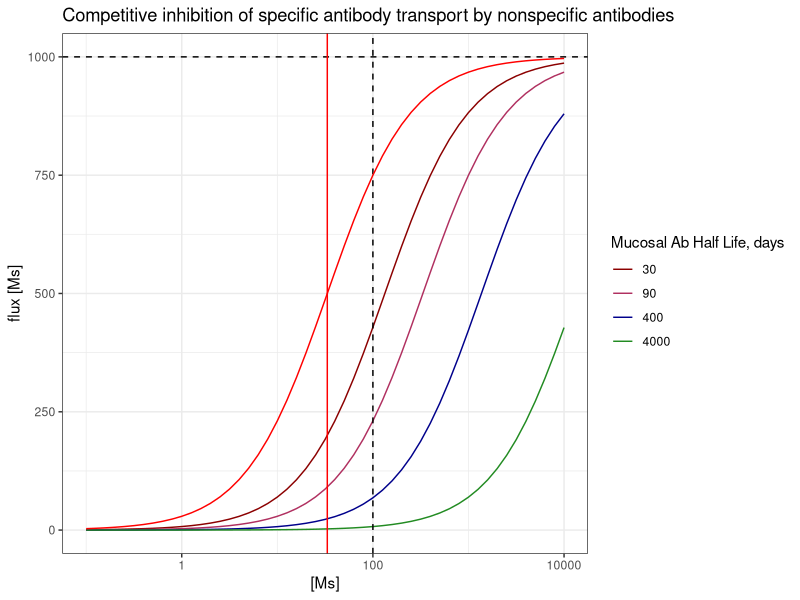
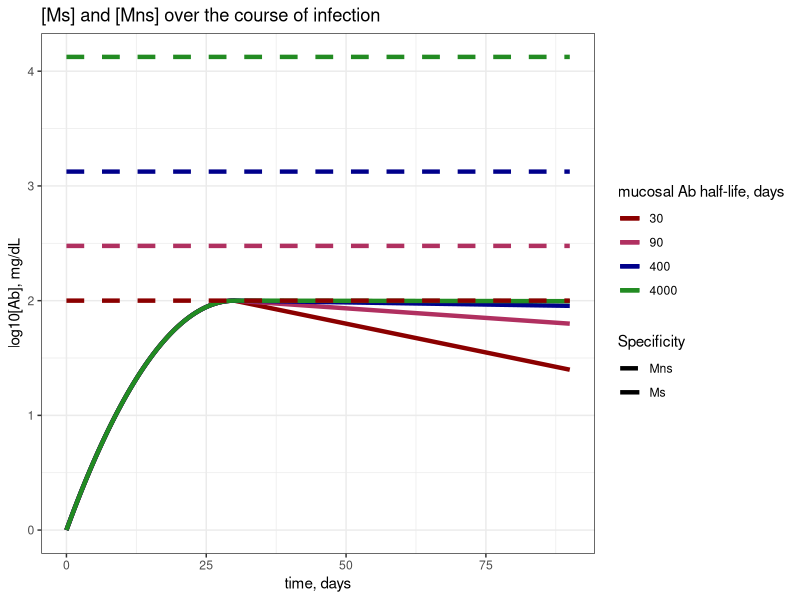
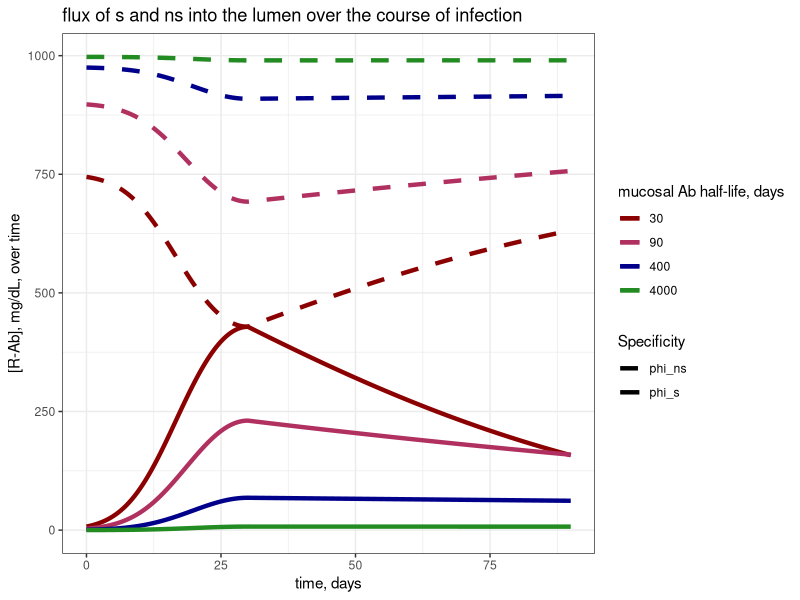
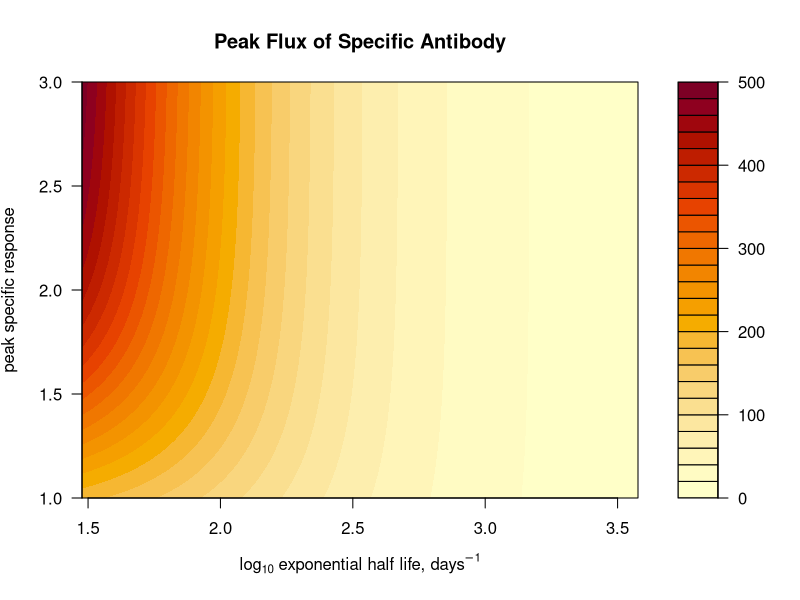
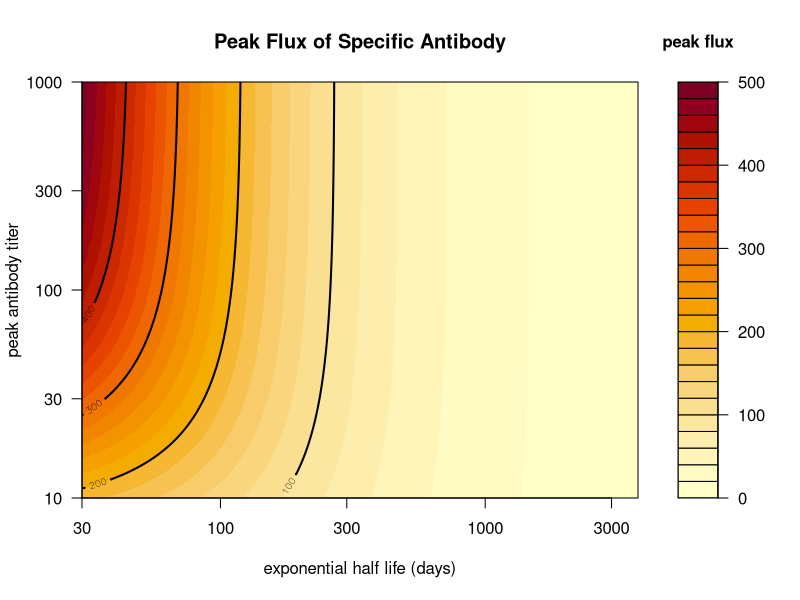
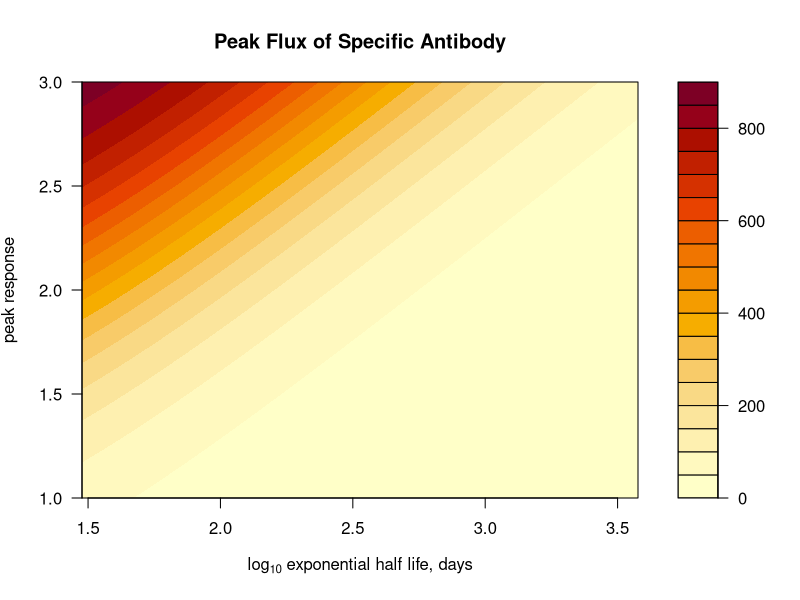

R code for these plots, in order:
## ---- chunk 1
#install.package("here")
library(here)

#install.package("ggplot2")
library(ggplot2)

#install.package("gridExtra")
library(gridExtra)

#install.packages("tidyverse")
library(tidyverse)

#install.packages("deSolve")
library(deSolve)

#load functions
MM_function = function(M_s, M_ns) {(Vmax*M_s)/(KM+M_ns+M_s)}


#choose plotting colors
my_colors = c("darkred", "maroon", "darkblue", "forestgreen", "darkorange", "goldenrod") #choose color range
num_colors = length(my_colors) #set number of colors needed for plotting
my_colors = colorRampPalette(my_colors)(num_colors) #increase number of colors staying in color range
## ---- chunk 2
# generation of new response
Ap = 100 #peak antibody titer will be the same as Mns for 90 days
#initial ab titer
A0 = 1 # initial specific ab concentration
tp = 30 #time of peak titer -- days

# steady state nonspecific antibodies
t_halfs = c(30,90,400,4000) #half lives of mucosal ab in days - 1 month, 3 months, 1 year, 10 years :) 
d_mus = log(2)/t_halfs #half lives in days
  names(d_mus) = t_halfs
c = Ap*(log(2)/min(t_halfs))# calculate c such that the minimum M_ns = Ap = 100
Mns_vec = c/d_mus #vector of approximate ss solutions
  names(Mns_vec) = t_halfs


# transport
Vmax = 10^3 # order of magnitude of peak response # we might vary this later
k2 = 1/(2/24) #rate of transport - 1/T of transport which is 1/2hours or 1/2/24ths of a day
RT = Vmax/k2 #total number (concentration) of receptors, Vmax = k2RT
KM = Ap/3 #choosing KM such that at peak in the absence of Mns, Ms would achieve 75% of max flux at peak
k1 = k2/KM #k2/min(Mns_vec) #rate of antibody binding such that KM is on the order of 10

# dynamics in the lumen 
t_half_L = 3 #half life of antibodies in the lumen, in days
d_L = log(2)/t_half_L #decay rate in the lumen


# Total time to plot responses
Tmax = 90

# will be calculated when iterating through d_mu
#r0 = (2*log(Ap/A0)/tp) + d_mu #initial/greatest exponential expansion rate
#alpha = (r0 - d_mu)/tp # rate of decay of exponential growth rate


## ---- chunk 3
#set concentrations of Ms for x axis
concentrations = 10^seq(-1, 4, by = 0.1) #range of concentrations M_s such that we span much less than and much greater than Ap

### plot flux vs [Ms] given each Mns 
flux_df = lapply(t_halfs, function(t_half){
  # set d_mu and Mns 
  d_mu = log(2)/t_half
  Mns = c/d_mu
  
  #calculate flux
  flux = sapply(concentrations, function(Ms){
   
   return(MM_function(M_s = Ms, M_ns = Mns))
  }) %>% cbind("Ms" = concentrations, "flux" = ., "t_half" = t_half) %>% as.data.frame() 
}) %>% do.call(rbind, .) %>% as.data.frame() 

## plot
plot = ggplot() + geom_line(data = flux_df, aes(x = (Ms), y = flux, group = factor(t_half), col = factor(t_half))) +
  geom_hline(yintercept = Vmax, linetype = "dashed") +
  geom_vline(xintercept = (KM), color = "red") +
  geom_vline(xintercept = (Ap), linetype= "dashed") +
geom_line(
  aes(x = concentrations, y = sapply(concentrations, function(Ms){Vmax*Ms/(KM+Ms)})),
  inherit.aes = FALSE,
  color = "red"
) +
  scale_x_continuous(trans = "log10") +
  scale_color_manual(values = my_colors) +
  labs(x = "[Ms]", y = "flux [Ms]", color = "Mucosal Ab Half Life, days", title = "Competitive inhibition of specific antibody transport by nonspecific antibodies") + 
  theme_bw()

# print to viewer
print(plot)
## ---- chunk 4
### plot Ms vs Mns over time
Mab_titers = lapply(t_halfs, function(t_half){
  # setting t.half dependent parms for nonspecific population
  d_mu = log(2)/t_half #set d_mu
  Mns = c/d_mu # steadys state nonspecific
  
  # setting t.half dependent parms for specific abs
  r0 = (2*log(Ap/A0)/tp) + d_mu #initial/greatest exponential expansion rate
  alpha = (r0 - d_mu)/tp # rate of decay of exponential growth rate

  # set time vector parms
  Tmax = Tmax # total days
  points_per_day = 24 # every hour
  time = seq(0, Tmax, length.out = Tmax*points_per_day) #generate time vector

  ### apply to calculate
  soln = data.frame("time" = time, "Ms" = sapply(time, function(t){
    if(t<=tp){A0*exp((r0 - d_mu)*t - (alpha/2)*t^2)}
    else {Ap*exp(-d_mu*(t-tp))}
  }))
  

  # solve 
  soln = soln %>% cbind(.,Mns, t_half)
}) %>% do.call(rbind, .) #concatenates all dfs from lapply list into a single df rowwise

### Plot
plot = ggplot() + geom_line(data = Mab_titers, aes(x = time, y = log10(Ms), group = factor(t_half), col = factor(t_half), linetype = "Ms"), lwd = 1.5) +
  geom_line(data = Mab_titers, aes(x = time, y = log10(Mns), group = factor(t_half), col = factor(t_half), linetype = "Mns"), lwd = 1.5) + 
  scale_color_manual(values = my_colors) +
  scale_linetype_manual(values = c("Ms" = "solid", "Mns" = "dashed")) +
  labs(x = "time, days", y = "log10[Ab], mg/dL", col = "mucosal Ab half-life, days", linetype = "Specificity", title = "[Ms] and [Mns] over the course of infection") +
  theme_bw()
  

#print to viewer
print(plot)

## ---- chunk 5
# set parms 
#transport 
Vmax = Vmax
k2 = k2
RT = RT
k1 = k1
KM = KM

#lumen
t_half_L = t_half_L
d_L = d_L

#steady state Ab
c = c
t_halfs = t_halfs
d_mus = d_mus
Mns_vec = Mns_vec
Ap = Ap

# generating new response
Ap = Ap
A0 = A0
tp = tp

# Total time 
Tmax = Tmax
## ---- chunk 6
MM_soln = lapply(t_halfs, function(t_half){
  # setting t.half dependent parms for nonspecific population
  d_mu = log(2)/t_half #set d_mu
  Mns = c/d_mu # steadys state nonspecific
  
  # setting t.half dependent parms for specific abs
  r0 = (2*log(Ap/A0)/tp) + d_mu #initial/greatest exponential expansion rate
  alpha = (r0 - d_mu)/tp # rate of decay of exponential growth rate

  # set time vector parms
  Tmax = Tmax # total days
  points_per_day = 24 # every hour
  time = seq(0, Tmax, length.out = Tmax*points_per_day) #generate time vector

  ### apply to calculate Ms titers over time
  Ms_soln = data.frame("time" = time, "t_half" = t_half, "Ms" = sapply(time, function(t){
    if(t<=tp){A0*exp((r0 - d_mu)*t - (alpha/2)*t^2)}
    else {Ap*exp(-d_mu*(t-tp))}
  }), "Mns" = Mns)
  
  ### apply to calculate Ls flux over time
  Ms_soln$phi_s = sapply(Ms_soln$Ms, function(Ms){MM_function(M_s = Ms, M_ns = Mns)})
  Ms_soln$phi_ns = sapply(Ms_soln$Ms, function(Ms){(Vmax*Mns)/(KM+Ms+Mns)})
  
  return(Ms_soln)
}) %>% do.call(rbind, .)

## ---- chunk 7
#ggplot
plot = ggplot() + geom_line(data = MM_soln, aes(x = time, y = (phi_s), group = factor(t_half), col = factor(t_half), linetype = "phi_s"), lwd = 1.5) +
  geom_line(data = MM_soln, aes(x = time, y = (phi_ns), group = factor(t_half), col = factor(t_half), linetype = "phi_ns"), lwd = 1.5) + 
  scale_color_manual(values = my_colors) +
  #coord_cartesian(ylim = c(0, 3), xlim = c(0, 15)) +
  scale_linetype_manual(values = c("phi_s" = "solid", "phi_ns" = "dashed")) +
  labs(x = "time, days", y = "[R-Ab], mg/dL, over time", col = "mucosal Ab half-life, days", linetype = "Specificity", title = "flux of s and ns into the lumen over the course of infection") +
  theme_bw()

print(plot)

## ---- chunk 8
# generation of new response
Aps = 10^seq(1, 3, by = 0.01) #peak antibody titer will be the same as Mns for 90 days
#initial ab titer
A0 = 1 # initial specific ab concentration
tp = 30 #time of peak titer -- days

# steady state nonspecific antibodies
t_halfs = 3*10^seq(1,3.1, by = 0.01) #half lives of mucosal ab in days - 1 month, 3 months, 1 year, 10 years :) 

 
heatmap_matrix = sapply(Aps, function(Ap){ #columns
  sapply(t_halfs, function(t_half){ #rows
    #set other parms
    d_mu = log(2)/t_half #half lives in days
    c = Ap*(log(2)/min(t_halfs))# calculate c such that the minimum M_ns = Ap = 100
    Mns = c/d_mu #vector of approximate ss solutions
    
    # transport
    Vmax = 10^3 # order of magnitude of peak response # we might vary this later
    k2 = 1/(2/24) #rate of transport - 1/T of transport which is 1/2hours or 1/2/24ths of a day
    RT = Vmax/k2 #total number (concentration) of receptors, Vmax = k2RT
    KM = Ap/3 #choosing KM such that at peak in the absence of Mns, Ms would achieve 75% of max flux at peak
    k1 = k2/KM #k2/min(Mns_vec) #rate of antibody binding such that KM is on the order of 10
    
    # dynamics in the lumen 
    t_half_L = 3 #half life of antibodies in the lumen, in days
    d_L = log(2)/t_half_L #decay rate in the lumen

    # Total time to plot responses
    Tmax = 90
    
    #calculate peak flux
    phi_s = MM_function(M_s = Ap, M_ns = Mns)
  })
})

### plot
### plot on log10 scale
x_ticks = c(30, 100, 300, 1000, 3000)   # half-life ticks (days)
y_ticks = c(10, 30, 100, 300, 1000)     # peak titer ticks
#plot AICs
filled.contour(x = log10(t_halfs), y = log10(Aps), z=heatmap_matrix, lwd = 2, ylab = expression(paste("peak specific response")), xlab = expression(paste(log[10], " exponential half life, ", days^{-1})), main = "Peak Flux of Specific Antibody")

filled.contour(
  x = log10(t_halfs),
  y = log10(Aps),
  z = heatmap_matrix,
  xlab = "exponential half life (days)",
  ylab = "peak antibody titer",
  main = "Peak Flux of Specific Antibody",
  plot.axes = {
    axis(1, at = log10(x_ticks), labels = x_ticks)
    axis(2, at = log10(y_ticks), labels = y_ticks)
    contour(
      x = log10(t_halfs),
      y = log10(Aps),
      z = heatmap_matrix,
      levels = seq(100,400, by = 100),   # the flux value(s) where you want lines
      add = TRUE,
      lwd = 2,
      col = "black",
      drawlabels = TRUE
    )
  },
  key.title = title(main = "peak flux", cex.main = 1)
)

## ---- chunk 9
# generation of new response
Ap = 100 #peak antibody titer will be the same as Mns for 90 days
#initial ab titer
A0 = 1 # initial specific ab concentration
tp = 30 #time of peak titer -- days

# steady state nonspecific antibodies
t_halfs = c(30,90,400,4000) #half lives of mucosal ab in days - 1 month, 3 months, 1 year, 10 years :) 
d_mus = log(2)/t_halfs #half lives in days
  names(d_mus) = t_halfs
c = Ap*(log(2)/min(t_halfs))# calculate c such that the minimum M_ns = Ap = 100
Mns_vec = c/d_mus #vector of approximate ss solutions
  names(Mns_vec) = t_halfs

# transport
Vmax = 10^3 # order of magnitude of peak response # we might vary this later
k2 = 1/(2/24) #rate of transport - 1/T of transport which is 1/2hours or 1/2/24ths of a day
RT = Vmax/k2 #total number (concentration) of receptors, Vmax = k2RT
KM = Ap/3 #choosing KM such that at peak in the absence of Mns, Ms would achieve 75% of max flux at peak
k1 = k2/KM #k2/min(Mns_vec) #rate of antibody binding such that KM is on the order of 10

### parms for heatmap 
Aps = 10^seq(1, 3, by = 0.01) #peak antibody titer will be the same as Mns for 90 days

t_halfs = 3*10^seq(1,3.1, by = 0.01) #half lives of mucosal ab in days - 1 month, 3 months, 1 year, 10 years :) 
 
heatmap_matrix = sapply(Aps, function(Ap){ #columns
  sapply(t_halfs, function(t_half){ #rows
    #set other parms
    d_mu = log(2)/t_half #half lives in days
    Mns = c/d_mu #vector of approximate ss solutions
    
    #calculate peak flux
    phi_s = MM_function(M_s = Ap, M_ns = Mns)
  })
})

### plot
#plot AICs
filled.contour(x = log10(t_halfs), y = log10(Aps), z=heatmap_matrix, lwd = 2, ylab = expression(paste("peak response")), xlab = expression(paste(log[10], " exponential half life, ", days)), main = "Peak Flux of Specific Antibody")
